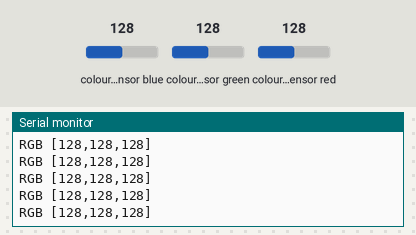
A sketch run on a simulated Arduino Uno, built with avr-gcc and run on an emulated ATmega328P. On the bench: the last lines printed to the serial monitor. The test bench sets the inputs (shaded band); at power-on: colour sensor blue 128, colour sensor green 128, colour sensor red 128.

Above: at 1.2 s.
1.3 s: colour sensor blue set to 5
At 2.4 s:
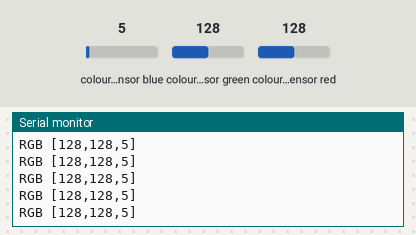
2.8 s: colour sensor blue set to 128
At 3.8 s:
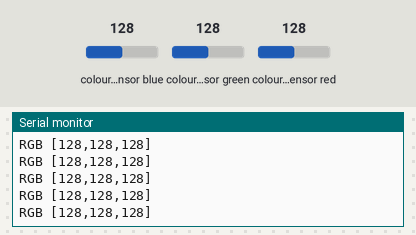
5.8 s: colour sensor green set to 5
At 6.8 s:
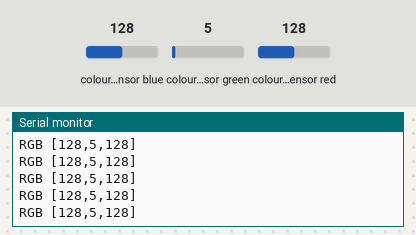
7.3 s: colour sensor green set to 128
At 8.1 s:
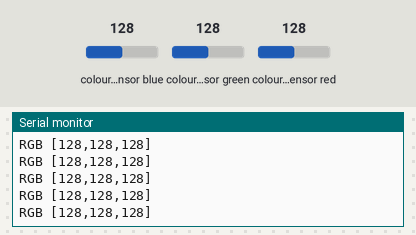
10.3 s: colour sensor red set to 5
At 11.2 s:
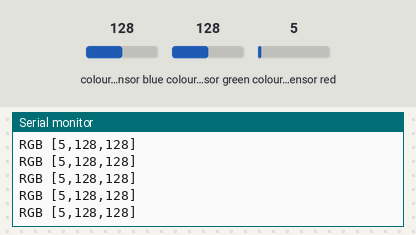
11.8 s: colour sensor red set to 64
At 12.5 s:
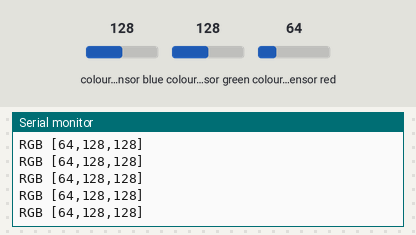
Timing chart, 0 to 14.8 s (numbered marks = the images above; inputs shaded):
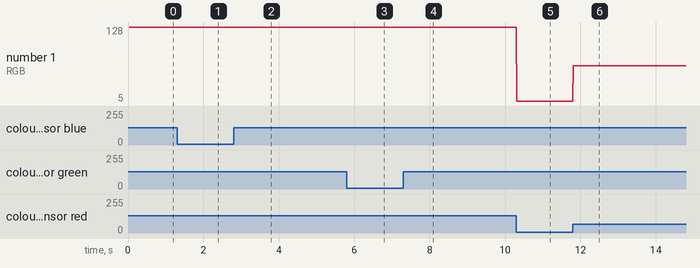

Measured:
- after the input at 1.3 s, the serial monitor: prints a new line at once (image 1)
- after the input at 5.8 s, the serial monitor: prints a new line at once (image 3)
- after the input at 10.3 s, the serial monitor: prints a new line at once (image 5)
- after the input at 11.8 s, the serial monitor: prints a new line at once (image 6)
- plotted number 1: 5 → 64 after the input at 11.8 s

The sketch:

Simple_NB_TCS230.ino
```cpp
// TCS230 sensor reading example
//
// This is just to show basic functionality without calibration.
// Utilises the non-blocking version of the reading function.
// Output uses the Serial console.
//
#include <MD_TCS230.h>
#include <FreqCount.h>

// Pin definitions
#define  S2_OUT  12
#define  S3_OUT  13
#define  OE_OUT   8    // LOW = ENABLED

MD_TCS230  CS(S2_OUT, S3_OUT, OE_OUT);

void setup()
{
  Serial.begin(57600);
  Serial.println("[TCS230 Simple NON_BLOCKING Example]");
  Serial.println("\nMove the sensor to different color to see the RGB value");
  Serial.println("Note: These values are being read in without sensor calibration");
  Serial.println("and are likely to be far from reality");

  CS.begin();
}

void readSensor()
{
  static  bool  waiting;

  if (!waiting)
  {
    CS.read();
    waiting = true;
  }
  else
  {
    if (CS.available())
    {
      colorData  rgb;

      CS.getRGB(&rgb);
      Serial.print("RGB [");
      Serial.print(rgb.value[TCS230_RGB_R]);
      Serial.print(",");
      Serial.print(rgb.value[TCS230_RGB_G]);
      Serial.print(",");
      Serial.print(rgb.value[TCS230_RGB_B]);
      Serial.println("]");

      waiting = false;
    }
  }
}


void loop()
{
  readSensor();
}
```
